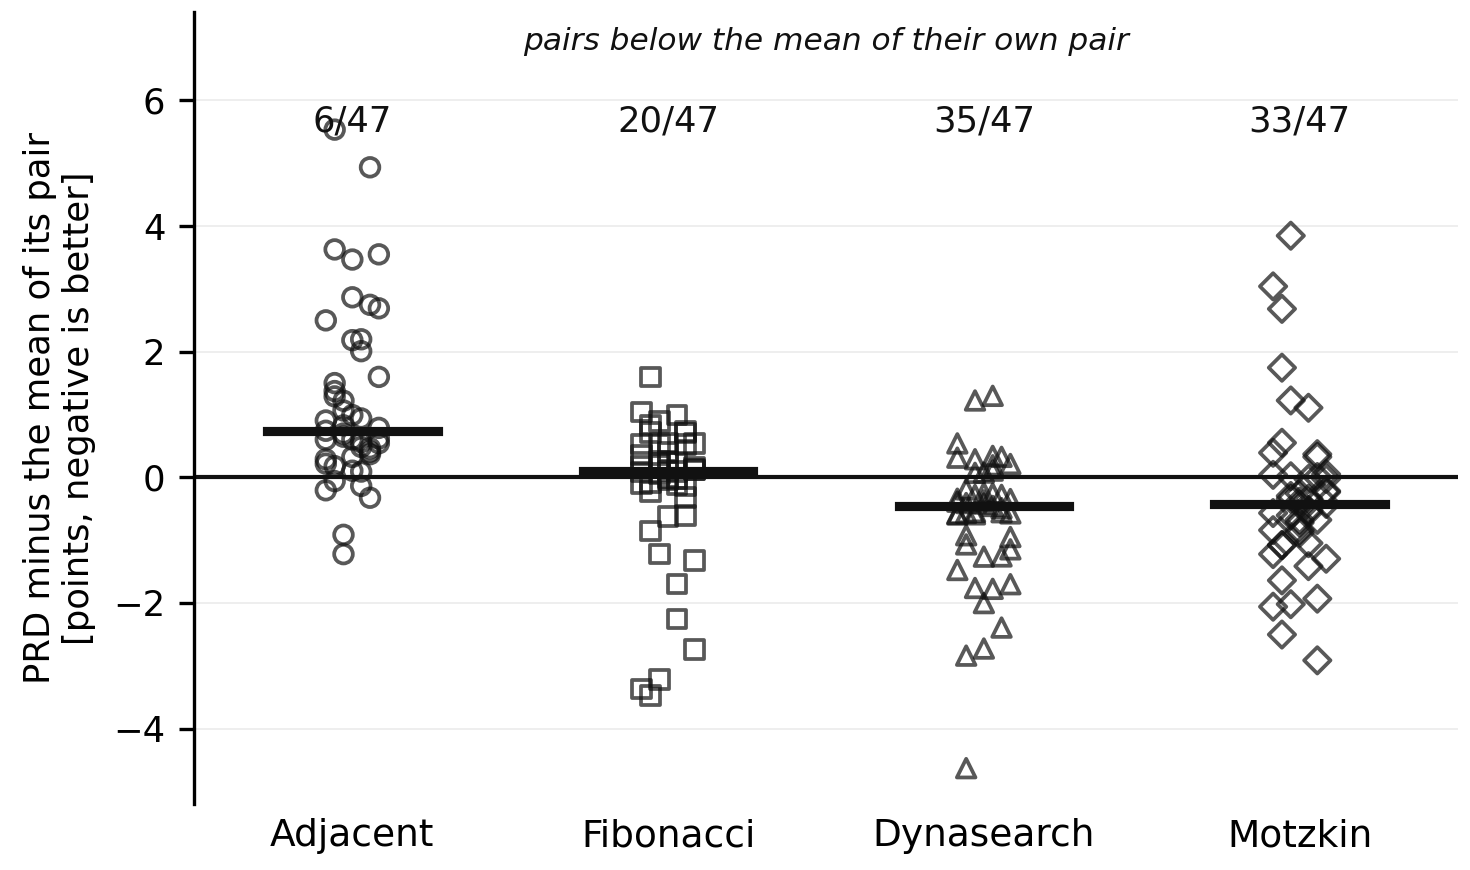

This chart was generated by the following Python code:
"""Odchylenie kazdego sasiedztwa od sredniej jego pary, 47 par.

Czterech sasiedztw nie da sie pokazac jako czterech krzywych bezwzglednego PRD:
dzielilyby je srednio 2,0 punktu na osi o zakresie 27, wiec by sie nalozyly.
Odniesienie do sredniej z pary usuwa trudnosc instancji, ktora jest wspolna dla
calej czworki, i dopiero wtedy uklad staje sie widoczny.

Punktem odniesienia jest srednia pary, nie Adjacent -- inaczej Adjacent bylby
niewidoczna linia zerowa, a to wlasnie on wypada najgorzej i trzeba to widziec.

Bez koloru: ksztalt znacznika niesie sasiedztwo, gruba kreska to mediana.
"""
import json
import statistics
from collections import defaultdict
from pathlib import Path

import matplotlib
matplotlib.use("Agg")
import matplotlib.pyplot as plt

KORZEN = Path(__file__).resolve().parents[3]
DANE = KORZEN / "articles/gate_qaoa/measurements/sirius_full_taillard_ils.json"
NEIGH = ["gate_adjacent", "gate_fibonacci", "gate_dynasearch", "gate_motzkin"]
ETYK = {"gate_adjacent": ("Adjacent", "o"), "gate_fibonacci": ("Fibonacci", "s"),
        "gate_dynasearch": ("Dynasearch", "^"), "gate_motzkin": ("Motzkin", "D")}
TUSZ = "#111111"

rek = [v for k, v in json.loads(DANE.read_text()).items() if not k.startswith("_")]
per = defaultdict(dict)
for v in rek:
    per[(v["plik"], v["inst"])].setdefault(v["neigh"], []).append(v["prd"])
pary = [k for k, v in per.items() if all(ne in v for ne in NEIGH)]

fig, ax = plt.subplots(figsize=(4.9, 2.9))
ax.set_ylim(-5.2, 7.4)
ax.axhline(0, color=TUSZ, lw=1.0, zorder=1)
for i, ne in enumerate(NEIGH):
    nazwa, mk = ETYK[ne]
    r = []
    for k in pary:
        sr = statistics.mean(statistics.mean(per[k][x]) for x in NEIGH)
        r.append(statistics.mean(per[k][ne]) - sr)
    xs = [i + (j % 7 - 3) * 0.028 for j in range(len(r))]
    ax.scatter(xs, r, marker=mk, s=20, facecolors="none", edgecolors=TUSZ,
               linewidths=0.9, alpha=0.7, zorder=2)
    med = statistics.median(r)
    ax.plot([i - 0.27, i + 0.27], [med, med], color=TUSZ, lw=2.2, zorder=3)
    ax.annotate(f"{sum(1 for x in r if x < 0)}/{len(r)}", (i, 5.5), ha="center",
                fontsize=8.5, color=TUSZ)

ax.annotate("pairs below the mean of their own pair", (1.5, 6.8), ha="center",
            fontsize=7.5, color=TUSZ, style="italic")
ax.set_xticks(range(4))
ax.set_xticklabels([ETYK[n][0] for n in NEIGH], fontsize=9)
ax.set_ylabel("PRD minus the mean of its pair\n[points, negative is better]",
              fontsize=8.5)
ax.set_xlim(-0.5, 3.5)
ax.tick_params(axis="y", labelsize=8.5)
ax.tick_params(axis="x", length=0)
ax.grid(True, axis="y", lw=0.4, alpha=0.25)
ax.set_axisbelow(True)
for s in ("top", "right", "bottom"):
    ax.spines[s].set_visible(False)
fig.tight_layout(pad=0.3)
for ext in ("pdf", "png"):
    fig.savefig(Path(__file__).with_suffix("." + ext), dpi=300)
print(f"par: {len(pary)}")
for ne in NEIGH:
    r = [statistics.mean(per[k][ne]) - statistics.mean(statistics.mean(per[k][x])
         for x in NEIGH) for k in pary]
    print(f"  {ETYK[ne][0]:>11}: mediana {statistics.median(r):+.2f}, "
          f"ponizej zera {sum(1 for x in r if x < 0)}/{len(r)}")
